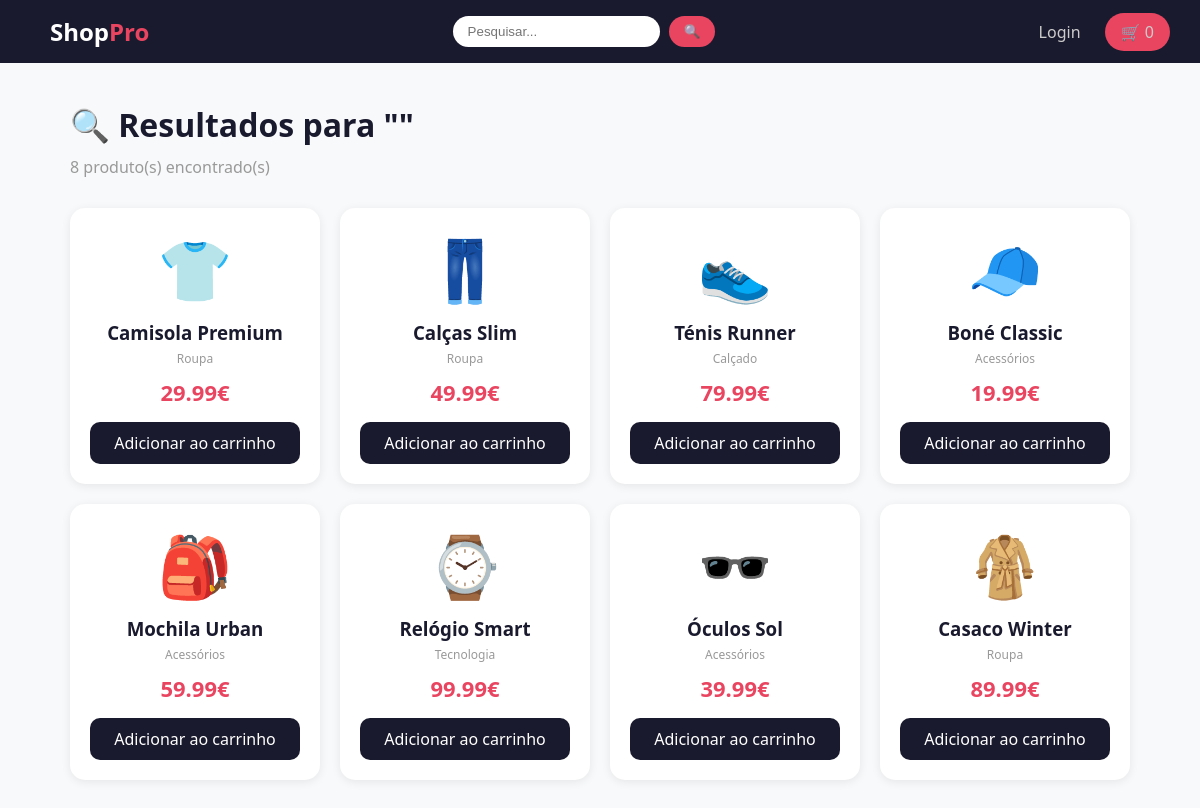
The app's page /pesquisa with its own data.
### tables this page shows
CREATE TABLE produtos (
            id INTEGER PRIMARY KEY AUTOINCREMENT,
            nome TEXT, preco REAL,
            descricao TEXT, categoria TEXT,
            emoji TEXT, destaque INTEGER DEFAULT 0
        );

### app.py (the view)
@app.route("/pesquisa")
def pesquisa():
    query = request.args.get("q", "")
    conn = get_db()
    produtos = conn.execute("SELECT * FROM produtos WHERE nome LIKE ? OR descricao LIKE ?", (f"%{query}%", f"%{query}%")).fetchall()
    conn.close()
    return render_template("pesquisa.html", produtos=produtos, query=query, utilizador=session.get("utilizador"), total_carrinho=len(session.get("carrinho", [])))

### app.py (called while the page is built)
def get_db():
    conn = sqlite3.connect("loja.db")
    conn.row_factory = sqlite3.Row
    return conn

### templates/pesquisa.html (shortened to what this page needs)
<!DOCTYPE html>
<html lang="pt">
<head>
</head>
<body>
<nav>
    <a class="logo" href="/">Shop<span>Pro</span></a>
    <form action="/pesquisa" method="GET">
        <input type="text" name="q" value="{{ query }}" placeholder="Pesquisar...">
        <button type="submit">🔍</button>
    </form>
    <div>
        {% if utilizador %}
            <span style="color:white">{{ utilizador }}</span>
            <a href="/logout">Logout</a>
        {% else %}
            <a href="/login">Login</a>
        {% endif %}
        <a style="background:#e94560;padding:8px 16px;border-radius:20px" href="/carrinho">🛒 {{ total_carrinho }}</a>
    </div>
</nav>
<div class="container">
    <h1>🔍 Resultados para "{{ query }}"</h1>
    <p class="subtitulo">{{ produtos|length }} produto(s) encontrado(s)</p>
    {% if produtos %}
    <div class="produtos">
        {% for p in produtos %}
        <div class="produto">
            <div class="emoji">{{ p.emoji }}</div>
            <h3>{{ p.nome }}</h3>
            <p class="categoria">{{ p.categoria }}</p>
            <p class="preco">{{ p.preco }}€</p>
            <a class="btn" href="/adicionar/{{ p.id }}">Adicionar ao carrinho</a>
        </div>
        {% endfor %}
    </div>
    {% else %}
    <div class="vazio">
        <p style="font-size:60px">😕</p>
        <p style="font-size:20px;margin:20px 0">Nenhum produto encontrado!</p>
        <a href="/" style="color:#e94560">← Voltar à loja</a>
    </div>
    {% endif %}
</div>
</body>
</html>

### templates/pesquisa.html (style rules this page uses)
* { margin: 0; padding: 0; box-sizing: border-box; }
body { font-family: 'Segoe UI', sans-serif; background: #f8f9fa; }
nav { background: #1a1a2e; padding: 15px 30px; display: flex; justify-content: space-between; align-items: center; }
nav .logo { color: white; font-size: 24px; font-weight: bold; text-decoration: none; }
nav .logo span { color: #e94560; }
nav a { color: #ccc; text-decoration: none; margin-left: 20px; }
nav form { display: inline; }
nav input { padding: 8px 15px; border-radius: 20px; border: none; outline: none; }
nav button { background: #e94560; color: white; border: none; padding: 8px 15px; border-radius: 20px; cursor: pointer; margin-left: 5px; }
.container { max-width: 1100px; margin: 40px auto; padding: 0 20px; }
h1 { color: #1a1a2e; margin-bottom: 10px; }
.subtitulo { color: #999; margin-bottom: 30px; }
.produtos { display: grid; grid-template-columns: repeat(auto-fill, minmax(220px, 1fr)); gap: 20px; }
.produto { background: white; border-radius: 15px; padding: 20px; text-align: center; box-shadow: 0 2px 10px rgba(0,0,0,0.08); }
.produto .emoji { font-size: 60px; margin-bottom: 10px; }
.produto h3 { color: #1a1a2e; margin-bottom: 5px; }
.produto .categoria { color: #999; font-size: 12px; margin-bottom: 10px; }
.produto .preco { color: #e94560; font-size: 22px; font-weight: bold; margin-bottom: 15px; }
.produto a.btn { display: block; background: #1a1a2e; color: white; padding: 10px; border-radius: 10px; text-decoration: none; }

### records on screen
produtos: emoji "👕", nome "Camisola Premium", categoria "Roupa", preco "29.99"
produtos: emoji "👖", nome "Calças Slim", categoria "Roupa", preco "49.99"
produtos: emoji "👟", nome "Ténis Runner", categoria "Calçado", preco "79.99"
produtos: emoji "🧢", nome "Boné Classic", categoria "Acessórios", preco "19.99"
produtos: emoji "🎒", nome "Mochila Urban", categoria "Acessórios", preco "59.99"
produtos: emoji "⌚", nome "Relógio Smart", categoria "Tecnologia", preco "99.99"
produtos: emoji "🕶️", nome "Óculos Sol", categoria "Acessórios", preco "39.99"
produtos: emoji "🧥", nome "Casaco Winter", categoria "Roupa", preco "89.99"

### other values on screen
{{ total_carrinho }} "0"
{{ produtos|length }} "8"
